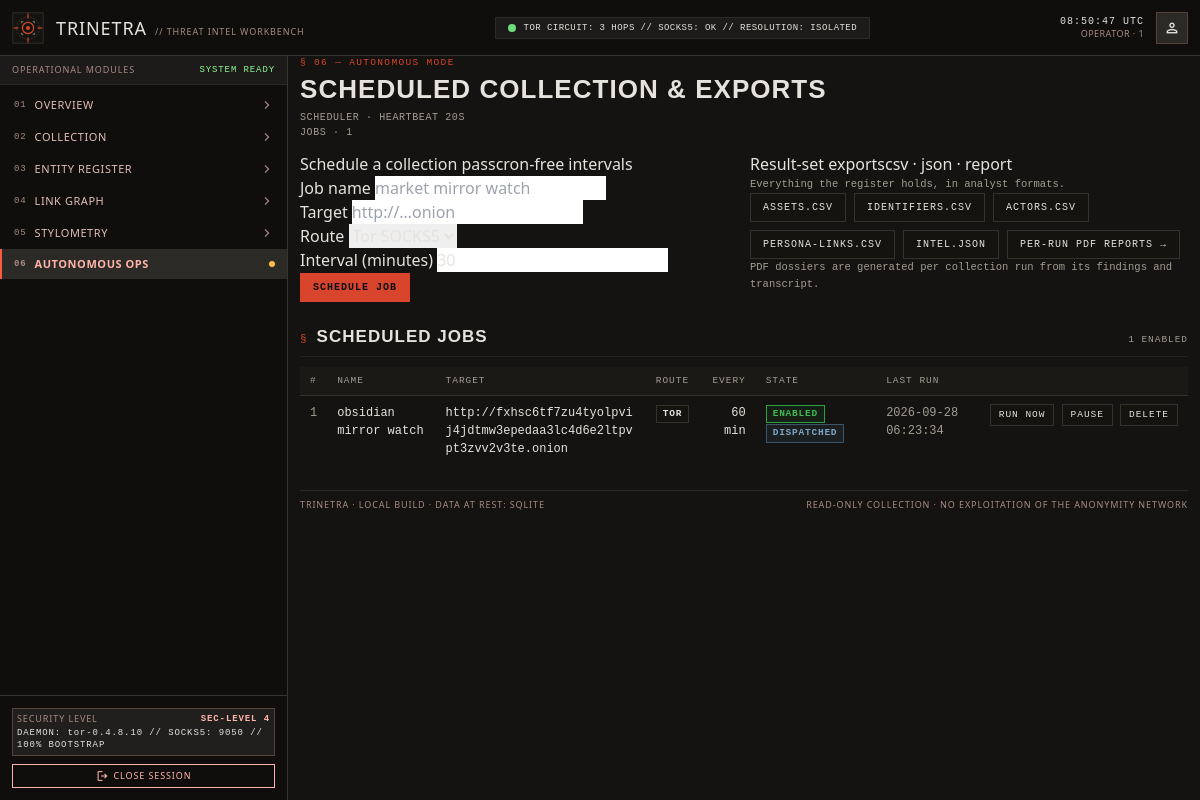
The app's page /ops/ (signed in) with its own data.
### models.py (models this page shows)
class Job(db.Model):
    __tablename__ = "jobs"
    id = db.Column(db.Integer, primary_key=True)
    name = db.Column(db.String(120), nullable=False)
    target = db.Column(db.String(512), nullable=False)
    route = db.Column(db.String(12), default="tor")
    interval_minutes = db.Column(db.Integer, default=30)
    enabled = db.Column(db.Boolean, default=True)
    last_run = db.Column(db.DateTime, nullable=True)
    last_status = db.Column(db.String(20), default="")
    created_at = db.Column(db.DateTime, default=utcnow)

### routes/ops.py (the view)
@ops_bp.route("/")
def page():
    jobs = Job.query.order_by(Job.id).all()
    return render_template("ops.html", jobs=jobs)

### templates/ops.html (shortened to what this page needs)
{% extends "base.html" %}
{% block content %}
<div class="masthead">
  <div>
    <div class="eyebrow">§ 06 — autonomous mode</div>
    <h2>Scheduled collection &amp; exports</h2>
  </div>
  <div class="meta">
    scheduler · heartbeat 20s<br>
    jobs · {{ jobs | length }}
  </div>
</div>
<div class="grid g2">
  <div class="panel">
    <header><span class="t">Schedule a collection pass</span><span class="r">cron-free intervals</span></header>
    <div class="body">
      <form method="post" action="{{ url_for('ops.add_job') }}">
        <div class="field">
          <label class="fl" for="name">Job name</label>
          <input id="name" type="text" name="name" placeholder="market mirror watch">
        </div>
        <div class="field">
          <label class="fl" for="target">Target</label>
          <input id="target" type="text" name="target" placeholder="http://…onion" required>
        </div>
        <div class="row">
          <div class="field">
            <label class="fl" for="route">Route</label>
            <select id="route" name="route">
              <option value="tor">Tor SOCKS5</option>
            </select>
          </div>
          <div class="field">
            <label class="fl" for="interval">Interval (minutes)</label>
            <input id="interval" type="number" name="interval" value="30" min="1">
          </div>
        </div>
        <button class="btn solid" type="submit">Schedule job</button>
      </form>
    </div>
  </div>
  <div class="panel">
    <header><span class="t">Result-set exports</span><span class="r">csv · json · report</span></header>
    <div class="body">
      <p class="pill-note" style="margin-top:0">Everything the register holds, in analyst formats.</p>
      <div style="display:flex;flex-wrap:wrap;gap:8px">
        <a class="btn" href="{{ url_for('export.assets_csv') }}">assets.csv</a>
        <a class="btn" href="{{ url_for('export.identifiers_csv') }}">identifiers.csv</a>
        <a class="btn" href="{{ url_for('export.actors_csv') }}">actors.csv</a>
        <a class="btn" href="{{ url_for('export.links_csv') }}">persona-links.csv</a>
        <a class="btn" href="{{ url_for('export.intel_json') }}">intel.json</a>
        <a class="btn" href="{{ url_for('scans.index') }}">per-run pdf reports →</a>
      </div>
      <p class="pill-note" style="margin-bottom:0">
        PDF dossiers are generated per collection run from its findings and transcript.
      </p>
    </div>
  </div>
</div>
<div class="section-head"><span class="sn">§</span><h3>Scheduled jobs</h3>
  <span class="sh">{{ jobs | selectattr('enabled') | list | length }} enabled</span></div>
<div class="panel"><div class="body tight">
  <table>
    <thead><tr><th>#</th><th>name</th><th>target</th><th>route</th><th class="num">every</th>
      <th>state</th><th>last run</th><th></th></tr></thead>
    <tbody>
    {% for j in jobs %}
      <tr>
        <td class="dim">{{ j.id }}</td>
        <td>{{ j.name }}</td>
        <td class="wrap mono">{{ j.target }}</td>
        <td><span class="tag {{ 'dark' if j.route == 'tor' else 'info' }}">{{ j.route }}</span></td>
        <td class="num">{{ j.interval_minutes }} min</td>
        <td>
          {% if j.enabled %}<span class="tag ok">enabled</span>{% else %}<span class="tag info">paused</span>{% endif %}
          {% if j.last_status %}<span class="tag blue">{{ j.last_status }}</span>{% endif %}
        </td>
        <td class="dim">{{ j.last_run.strftime('%Y-%m-%d %H:%M:%S') if j.last_run else 'never' }}</td>
        <td style="white-space:nowrap">
          <form method="post" action="{{ url_for('ops.run_now', job_id=j.id) }}" style="display:inline">
            <button class="btn small accent" type="submit">run now</button>
          </form>
          <form method="post" action="{{ url_for('ops.toggle', job_id=j.id) }}" style="display:inline">
            <button class="btn small" type="submit">{{ 'pause' if j.enabled else 'resume' }}</button>
          </form>
          <form method="post" action="{{ url_for('ops.delete', job_id=j.id) }}" style="display:inline">
            <button class="btn small" type="submit">delete</button>
          </form>
        </td>
      </tr>
    {% else %}
      <tr><td colspan="8" class="empty">no jobs scheduled</td></tr>
    {% endfor %}
    </tbody>
  </table>
</div></div>
{% endblock %}

### static/css/trinetra.css (style rules this page uses)
:root { --surface: #141311; --surface-low: #1d1b19; --surface-high: #2b2a27; --hairline: #34322c; --hairline-soft: #23221e; --ink: #e6e2de; --muted: #a29d91; --accent: #d8452c; --ok: #3fb950; --warn: #d29922; --blue: #7ea6c9; --low: #6f7b86; }
html, body { height: 100%; }
body { margin: 0; overscroll-behavior: none; }
table { width: 100%; border-collapse: collapse; font-family: 'JetBrains Mono', monospace; font-size: 12px; }
thead th { background: #1a1915; color: var(--muted); font-size: 9.5px; font-weight: 500; letter-spacing: .1em; text-transform: uppercase; text-align: left; padding: 7px 10px; border-bottom: 1px solid var(--hairline); white-space: nowrap; }
tbody td { padding: 8px 10px; color: var(--ink); border-bottom: 1px solid var(--hairline-soft); vertical-align: top; }
tbody tr:last-child td { border-bottom: none; }
td.num, th.num { text-align: right; font-variant-numeric: tabular-nums; }
td.wrap { word-break: break-all; }
.tag { display: inline-block; padding: 1px 6px; font-family: 'JetBrains Mono', monospace; font-size: 9.5px; font-weight: 600; letter-spacing: .08em; text-transform: uppercase; border: 1px solid var(--hairline); color: var(--muted); background: #141310; white-space: nowrap; }
.tag.ok { color: var(--ok); border-color: #2ea043; background: rgba(46,160,67,.08); }
.tag.dark { color: var(--ink); border-color: var(--hairline); }
.tag.blue { color: var(--blue); border-color: #3d556b; background: rgba(126,166,201,.08); }
.btn { display: inline-flex; align-items: center; gap: 6px; padding: 6px 12px; border: 1px solid var(--hairline); background: #141310; color: var(--ink); font-family: 'JetBrains Mono', monospace; font-size: 10px; font-weight: 500; letter-spacing: .1em; text-transform: uppercase; text-decoration: none; cursor: pointer; transition: background .12s, border-color .12s, color .12s; }
.btn.solid { background: var(--accent); border-color: var(--accent); color: #0e0d0b; font-weight: 700; }
.btn.small { padding: 3px 8px; font-size: 9.5px; }
.masthead { margin-bottom: 12px; }
.eyebrow { font-family: 'JetBrains Mono', monospace; font-size: 9.5px; letter-spacing: .14em; text-transform: uppercase; color: var(--accent); margin-bottom: 4px; }
.masthead h2 { margin: 0; font-family: 'Barlow Condensed', sans-serif; font-size: 26px; line-height: 30px; font-weight: 700; letter-spacing: .04em; text-transform: uppercase; color: var(--ink); }
.masthead .meta { font-family: 'JetBrains Mono', monospace; font-size: 10px; letter-spacing: .06em; color: var(--muted); text-transform: uppercase; margin-top: 6px; }
.section-head { display: flex; align-items: baseline; gap: 10px; margin: 22px 0 10px; padding-bottom: 6px; border-bottom: 1px solid var(--hairline-soft); }
.section-head .sn { color: var(--accent); font-family: 'JetBrains Mono', monospace; font-size: 11px; }
.section-head h3 { margin: 0; font-family: 'Barlow Condensed', sans-serif; font-size: 17px; font-weight: 600; letter-spacing: .06em; text-transform: uppercase; color: var(--ink); }
.section-head .sh { margin-left: auto; font-family: 'JetBrains Mono', monospace; font-size: 9.5px; letter-spacing: .1em; text-transform: uppercase; color: var(--muted); }
.grid { display: grid; gap: 12px; }
.g2 { grid-template-columns: repeat(2, minmax(0, 1fr)); }
.pill-note { font-family: 'JetBrains Mono', monospace; font-size: 10.5px; color: var(--muted); line-height: 1.6; }
.dim { color: var(--muted); }
.mono { font-family: 'JetBrains Mono', monospace; }
.wrap { word-break: break-all; }

### records on screen
Job: id "1", name "obsidian mirror watch", target "http://fxhsc6tf7zu4tyolpvij4jdtmw3epedaa3lc4d6e2ltpvpt3zvv2v3te.onion", route "TOR", interval_minutes "60", shows "ENABLED", last_status "DISPATCHED", last_run "2026-09-28 06:23:34", enabled "PAUSE"

### other values on screen
{{ user or 'guest' }} "1"
{{ n }} "01" "02" "03" "04" "05" "06"
{{ label }} "OVERVIEW" "COLLECTION" "ENTITY REGISTER" "LINK GRAPH" "STYLOMETRY" "AUTONOMOUS OPS"
{{ jobs | length }} "1"
{{ jobs | selectattr('enabled') | list | length }} "1"
